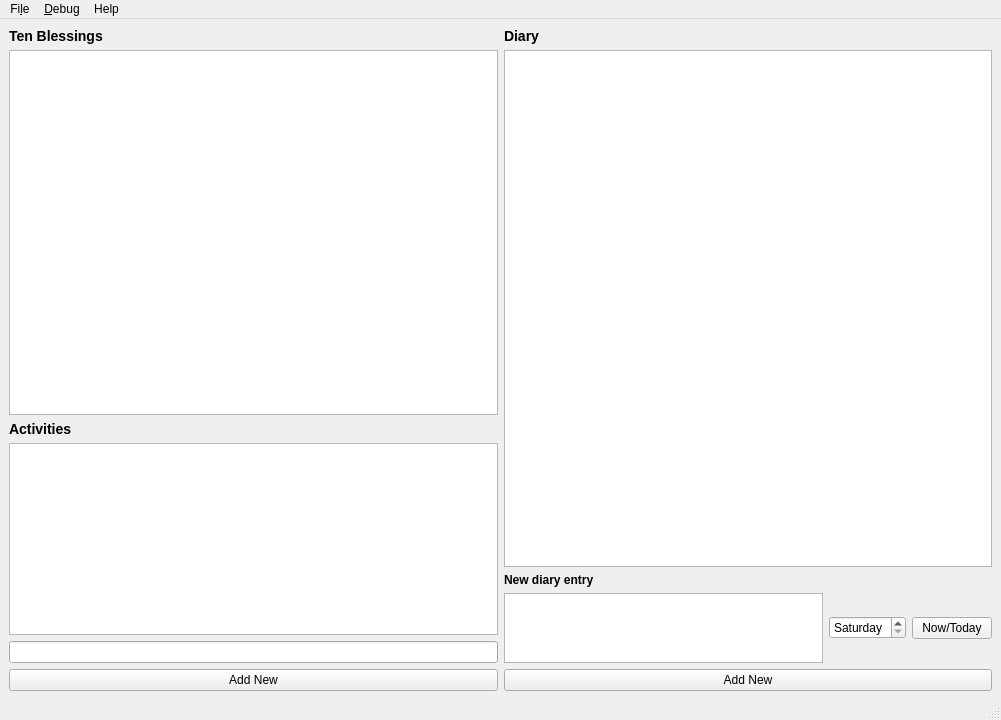
<?xml version="1.0" encoding="UTF-8"?>
<ui version="4.0">
 <class>WellBeingWindow</class>
 <widget class="QMainWindow" name="WellBeingWindow">
  <property name="geometry">
   <rect>
    <x>0</x>
    <y>0</y>
    <width>1001</width>
    <height>720</height>
   </rect>
  </property>
  <property name="windowTitle">
   <string>Buddhist Well-Being</string>
  </property>
  <property name="windowIcon">
   <iconset>
    <normaloff>icon.png</normaloff>icon.png</iconset>
  </property>
  <property name="unifiedTitleAndToolBarOnMac">
   <bool>true</bool>
  </property>
  <widget class="QWidget" name="centralwidget">
   <property name="sizePolicy">
    <sizepolicy hsizetype="Expanding" vsizetype="Expanding">
     <horstretch>0</horstretch>
     <verstretch>0</verstretch>
    </sizepolicy>
   </property>
   <property name="maximumSize">
    <size>
     <width>65535</width>
     <height>65535</height>
    </size>
   </property>
   <layout class="QGridLayout" name="gridLayout_3">
    <item row="0" column="0">
     <layout class="QHBoxLayout" name="hlayout" stretch="0,0">
      <property name="sizeConstraint">
       <enum>QLayout::SetDefaultConstraint</enum>
      </property>
      <item>
       <layout class="QGridLayout" name="karma">
        <item row="1" column="0">
         <widget class="QListView" name="observances">
          <property name="sizePolicy">
           <sizepolicy hsizetype="Expanding" vsizetype="Expanding">
            <horstretch>0</horstretch>
            <verstretch>2</verstretch>
           </sizepolicy>
          </property>
          <property name="selectionMode">
           <enum>QAbstractItemView::ExtendedSelection</enum>
          </property>
         </widget>
        </item>
        <item row="2" column="0">
         <widget class="QLabel" name="activities_t">
          <property name="text">
           <string>&lt;h3&gt;Activities&lt;/h3&gt;</string>
          </property>
          <property name="buddy">
           <cstring>new_activity</cstring>
          </property>
         </widget>
        </item>
        <item row="6" column="0">
         <widget class="QPushButton" name="add_activity">
          <property name="text">
           <string>Add New</string>
          </property>
         </widget>
        </item>
        <item row="0" column="0">
         <widget class="QLabel" name="observances_t">
          <property name="text">
           <string>&lt;h3&gt;Ten Blessings&lt;/h3&gt;</string>
          </property>
          <property name="buddy">
           <cstring>observances</cstring>
          </property>
         </widget>
        </item>
        <item row="5" column="0">
         <widget class="QLineEdit" name="new_activity"/>
        </item>
        <item row="3" column="0">
         <widget class="QListView" name="activities"/>
        </item>
       </layout>
      </item>
      <item>
       <layout class="QGridLayout" name="diary">
        <item row="0" column="0">
         <widget class="QLabel" name="diary_t">
          <property name="text">
           <string>&lt;h3&gt;Diary&lt;/h3&gt;</string>
          </property>
          <property name="buddy">
           <cstring>new_diary_entry</cstring>
          </property>
         </widget>
        </item>
        <item row="2" column="0">
         <widget class="QLabel" name="new_diary_t">
          <property name="text">
           <string>&lt;h4&gt;New diary entry&lt;/h4&gt;</string>
          </property>
          <property name="buddy">
           <cstring>new_diary_entry</cstring>
          </property>
         </widget>
        </item>
        <item row="3" column="0">
         <layout class="QHBoxLayout" name="diary_editor">
          <item>
           <widget class="QTextEdit" name="new_diary_entry">
            <property name="sizePolicy">
             <sizepolicy hsizetype="Expanding" vsizetype="Preferred">
              <horstretch>0</horstretch>
              <verstretch>0</verstretch>
             </sizepolicy>
            </property>
            <property name="contextMenuPolicy">
             <enum>Qt::DefaultContextMenu</enum>
            </property>
           </widget>
          </item>
          <item>
           <widget class="QDateTimeEdit" name="date_selector">
            <property name="displayFormat">
             <string>dddd</string>
            </property>
           </widget>
          </item>
          <item>
           <widget class="QPushButton" name="today">
            <property name="text">
             <string>Now/Today</string>
            </property>
           </widget>
          </item>
         </layout>
        </item>
        <item row="4" column="0">
         <widget class="QPushButton" name="add_diary_entry">
          <property name="text">
           <string>Add New</string>
          </property>
         </widget>
        </item>
        <item row="1" column="0">
         <widget class="QListView" name="diary_list">
          <property name="contextMenuPolicy">
           <enum>Qt::ActionsContextMenu</enum>
          </property>
         </widget>
        </item>
       </layout>
      </item>
     </layout>
    </item>
   </layout>
  </widget>
  <widget class="QMenuBar" name="menubar">
   <property name="geometry">
    <rect>
     <x>0</x>
     <y>0</y>
     <width>1001</width>
     <height>30</height>
    </rect>
   </property>
   <widget class="QMenu" name="menuFile">
    <property name="title">
     <string>Fi&amp;le</string>
    </property>
    <addaction name="actionExport"/>
    <addaction name="actionExit"/>
   </widget>
   <widget class="QMenu" name="menuDebug">
    <property name="title">
     <string>&amp;Debug</string>
    </property>
    <addaction name="actionRedraw"/>
    <addaction name="actionBackup_db"/>
   </widget>
   <widget class="QMenu" name="menuHelp">
    <property name="title">
     <string>Help</string>
    </property>
    <addaction name="actionAbout"/>
   </widget>
   <addaction name="menuFile"/>
   <addaction name="menuDebug"/>
   <addaction name="menuHelp"/>
  </widget>
  <widget class="QStatusBar" name="statusbar">
   <property name="sizePolicy">
    <sizepolicy hsizetype="Preferred" vsizetype="Maximum">
     <horstretch>0</horstretch>
     <verstretch>0</verstretch>
    </sizepolicy>
   </property>
   <property name="maximumSize">
    <size>
     <width>16777215</width>
     <height>20</height>
    </size>
   </property>
  </widget>
  <action name="actionExport">
   <property name="text">
    <string>&amp;Export</string>
   </property>
  </action>
  <action name="actionExit">
   <property name="text">
    <string>E&amp;xit</string>
   </property>
  </action>
  <action name="actionRedraw">
   <property name="text">
    <string>&amp;Redraw</string>
   </property>
  </action>
  <action name="actionBackup_db">
   <property name="text">
    <string>&amp;Backup db</string>
   </property>
  </action>
  <action name="actionAbout">
   <property name="text">
    <string>&amp;About</string>
   </property>
  </action>
  <action name="actionRename">
   <property name="text">
    <string>Rename</string>
   </property>
   <property name="toolTip">
    <string>Rename the entry</string>
   </property>
   <property name="shortcut">
    <string>Ctrl+R</string>
   </property>
  </action>
  <action name="actionDelete">
   <property name="text">
    <string>Delete</string>
   </property>
   <property name="toolTip">
    <string>Delete the entry</string>
   </property>
  </action>
  <action name="actionChange_Date">
   <property name="text">
    <string>Change Date</string>
   </property>
   <property name="toolTip">
    <string>Change the date of the entry</string>
   </property>
  </action>
 </widget>
 <tabstops>
  <tabstop>observances</tabstop>
  <tabstop>diary_list</tabstop>
  <tabstop>new_diary_entry</tabstop>
  <tabstop>date_selector</tabstop>
  <tabstop>today</tabstop>
  <tabstop>add_diary_entry</tabstop>
  <tabstop>activities</tabstop>
  <tabstop>new_activity</tabstop>
  <tabstop>add_activity</tabstop>
 </tabstops>
 <resources/>
 <connections/>
</ui>
